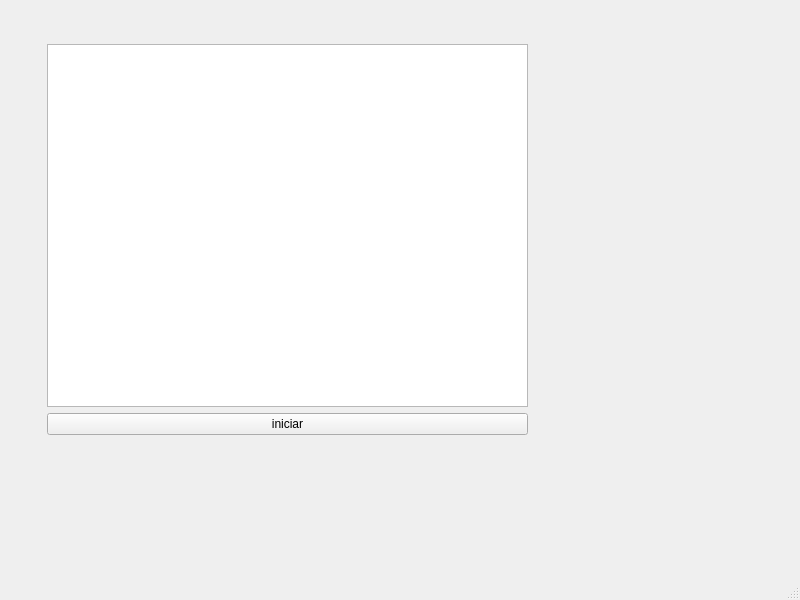
<?xml version="1.0" encoding="UTF-8"?>
<ui version="4.0">
 <class>MainWindow</class>
 <widget class="QMainWindow" name="MainWindow">
  <property name="geometry">
   <rect>
    <x>0</x>
    <y>0</y>
    <width>800</width>
    <height>600</height>
   </rect>
  </property>
  <property name="windowTitle">
   <string>MainWindow</string>
  </property>
  <widget class="QWidget" name="centralwidget">
   <widget class="QWidget" name="">
    <property name="geometry">
     <rect>
      <x>47</x>
      <y>44</y>
      <width>481</width>
      <height>391</height>
     </rect>
    </property>
    <layout class="QVBoxLayout" name="verticalLayout">
     <item>
      <widget class="QGraphicsView" name="graphicsView"/>
     </item>
     <item>
      <widget class="QPushButton" name="pushButton">
       <property name="text">
        <string>iniciar</string>
       </property>
      </widget>
     </item>
    </layout>
   </widget>
  </widget>
  <widget class="QMenuBar" name="menubar">
   <property name="geometry">
    <rect>
     <x>0</x>
     <y>0</y>
     <width>800</width>
     <height>22</height>
    </rect>
   </property>
  </widget>
  <widget class="QStatusBar" name="statusbar"/>
 </widget>
 <resources/>
 <connections/>
</ui>
